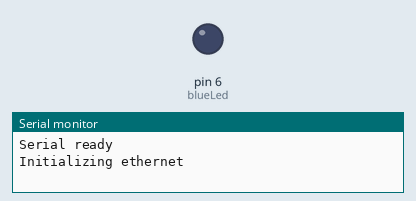
The sketch below on a simulated Arduino Uno, built for the host (arithmetic inside an expression is 32-bit, double 64-bit). Parts: output pins drawn as LEDs (lit = HIGH), the last lines printed to the serial monitor. WiFi joins after 1.5 s; servers stay silent unless stated; uploads are accepted with an empty reply.

Above: at 0.1 s.
At 2.65 s:
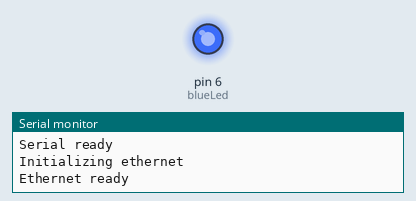
At 3.55 s:
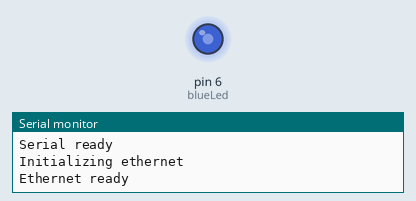
At 4.45 s:
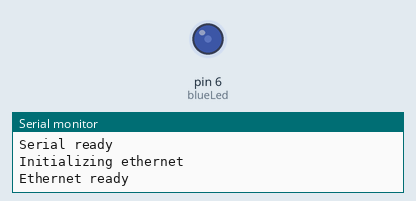
Timing chart, 0 to 6.5 s (numbered marks = the images above):
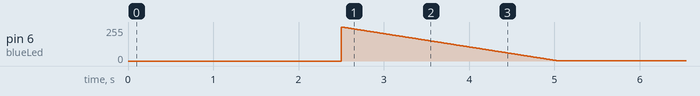

The sketch:

sketch_feb14b.ino
```cpp
#include <SPI.h>
#include <Ethernet.h>

#define TAGSIZE 12
#define yellowLed 5
#define blueLed 6

EthernetClient client;
const unsigned long BAUD_RATE = 9600;
const char* server = "rfid.test.nightowl.foundationu.com";  // server's address
const char resource[] = "http://rfid.test.nightowl.foundationu.com/checkTag/";// http resource
const unsigned long HTTP_TIMEOUT = 10000;  // max respone time from server
char url[sizeof(resource)+TAGSIZE];

void initSerial() {
  Serial.begin(BAUD_RATE);

  while (!Serial) {
    ;  // wait for serial port to initialize
  }
  Serial.println("Serial ready");
}

bool initEthernet() {
  Serial.println("Initializing ethernet");
  //byte mac[] = {0x90, 0xA2, 0xDA, 0x0E, 0xAE, 0x48};
  byte mac[] = { 0xDE, 0xAD, 0xBE, 0xEF, 0xFE, 0xED };
  int ok = Ethernet.begin(mac);
  if (ok == 0) {
    Serial.println("Failed to configure Ethernet");
  //  Serial.println("Connecting...");
  //  Ethernet.begin(mac, ip, gateway, subnet);
    return false;
  }
  Serial.println("Ethernet ready");
  delay(1000);
  for(int t = 255; t > 0; t--)
  {
    analogWrite(blueLed, t); //More of show but let at least a second between the SPI of the ethernet and RFID
    delay(10);
  }
  return true;

}

bool connect(const char* server) {
  Serial.print("Connect to ");
  Serial.println(server);

  bool ok = client.connect(server, 80);

  Serial.println(ok ? "Connected" : "Connection Failed!");
  return ok;
}

bool sendRequest(const char* server, char *url) {
  Serial.print("GET ");
  Serial.println(url);
  client.print("GET ");
  client.print(url);
  client.println(" HTTP/1.0");
  client.print("Host: ");
  client.println(server);
  Serial.println(server);
  client.println("Connection: close");
  client.println();

  return true;
}

bool skipResponseHeaders() {
  // HTTP headers end with an empty line
  char endOfHeaders[] = "\r\n\r\n";

  client.setTimeout(HTTP_TIMEOUT);
  bool ok = client.find(endOfHeaders);

  if (!ok) {
    Serial.println("No response or invalid response!");
    return ok;
  }
  //Serial.println("Valid response!");
  return ok;
}

void setup() {
  // put your setup code here, to run once:
  initSerial();
  initEthernet();
  connect(server);
  if(sendRequest(server, "rfid.nightowl.foundationu.com/checkTag/25") && skipResponseHeaders()){
    Serial.println("Got a valid response");
  }
  while (!client.available()){
    delay(100);
  }
  char response[50];
  int i=0;
  while (client.available() > 0) {
    char c = client.read();
    if(i<50){
      response[i]=c;
      i++;
    }
  }
  Serial.println(response);

}

void loop() {
  // put your main code here, to run repeatedly:

}
```
